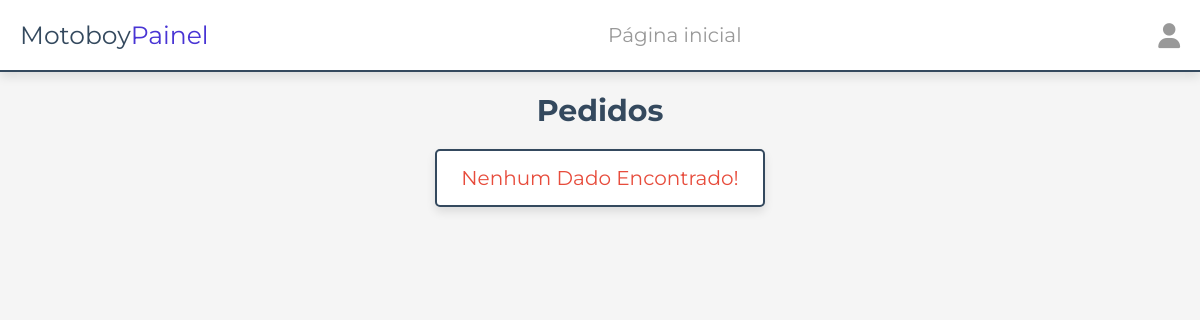
The app's page /motoboy/atender-pedido.php (signed in), older data.
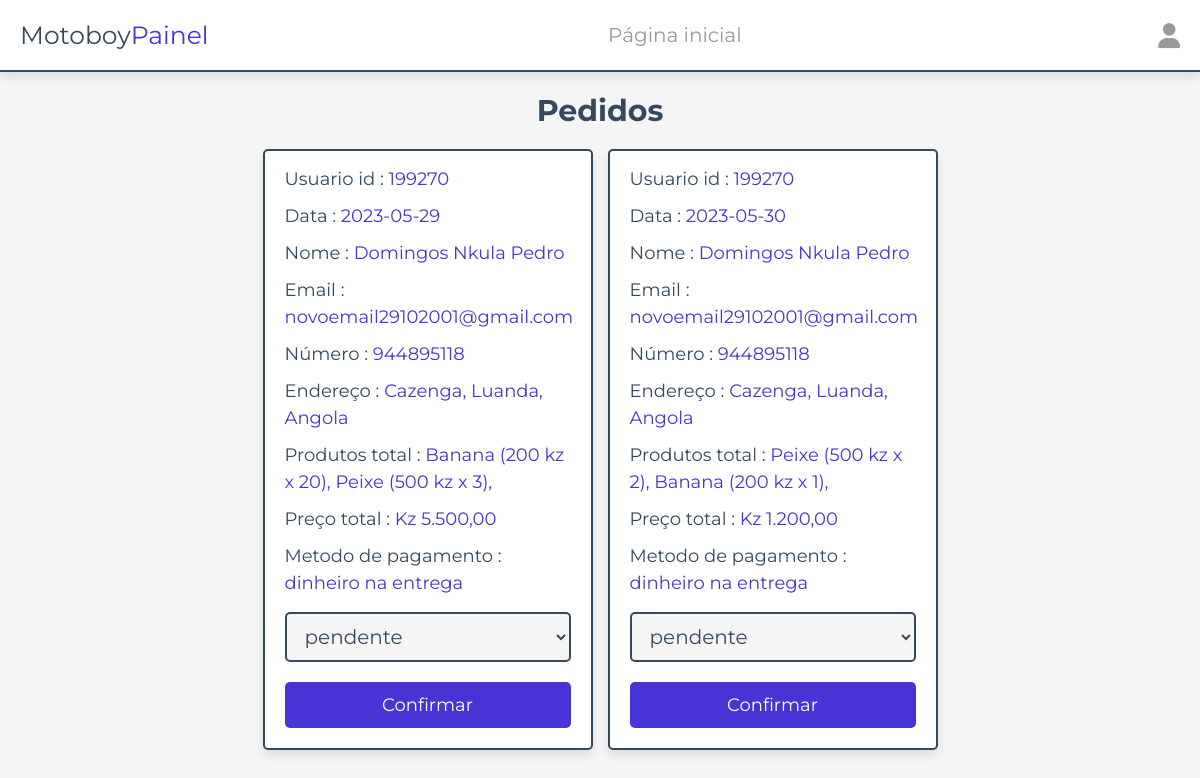
The same page, newer data.
### tables this page shows
CREATE TABLE `pedidos` (
  `id` varchar(255) NOT NULL,
  `user_id` int(100) NOT NULL,
  `nome` varchar(20) NOT NULL,
  `contacto` varchar(10) NOT NULL,
  `email` varchar(50) NOT NULL,
  `metodo` varchar(50) NOT NULL,
  `endereço` varchar(500) NOT NULL,
  `total_produtos` text NOT NULL,
  `total_preço` int(100) NOT NULL,
  `data` date NOT NULL DEFAULT current_timestamp(),
  `estado_pagamento` varchar(20) NOT NULL DEFAULT '1',
  `confirmacao_cliente` varchar(20) DEFAULT 'false',
  `confirmacao_motoboy` varchar(20) DEFAULT 'false',
  PRIMARY KEY (`id`)
);

### functions/pegarEstado.php (called while the page is built, shortened)
<?php
function pegarEstado($numero_do_estado){
    if($numero_do_estado == '1'):
        return "pendente";
    endif;
}

### motoboy/atender-pedido.php (the view, shortened to what this page needs)
<?php
include __DIR__ . './../components/connect.php';
include_once __DIR__ . './../functions/pegarEstado.php';
if(isset($_GET['filter'])){
   $id_filter = $_GET['filter'];
   if($id_filter == "all"){
      $sql = $conn->prepare("SELECT * FROM pedidos WHERE confirmacao_motoboy = ? AND estado_pagamento != ?");
      $sql->execute(['false', '0']);
      if($sql->rowCount() > 0){
         $dados_filtrados = $sql->fetchAll(PDO::FETCH_ASSOC);
      } else {
         $dados_filtrados = false;
      }
   }
} else {
      $sql = $conn->prepare("SELECT * FROM pedidos WHERE confirmacao_motoboy = ? AND estado_pagamento != ?");
      $sql->execute(['false', '0']);
   if($sql->rowCount() > 0){
      $dados_filtrados = $sql->fetchAll(PDO::FETCH_ASSOC);
   }
    else {
      $dados_filtrados = false;
   }
}
?>
<!DOCTYPE html>
<html lang="pt-br">
<head>
   <link rel="stylesheet" href="https://cdnjs.cloudflare.com/ajax/libs/font-awesome/6.1.1/css/all.min.css">
   <link rel="stylesheet" href="../css/admin_style.css">
</head>
<body>
<?php include '../components/motoboy_cabeçalho.php' ?>
<section class="placed-orders">
   <h1 class="heading">Pedidos</h1>
   <div class="box-container">
   <?php
      if(!$dados_filtrados):
         echo "<p class='empty'>Nenhum dado encontrado!</p>";
      else:
      foreach ($dados_filtrados as $dados):
         $all_produts = json_decode($dados['total_produtos'], true);
   ?>
   <div class="box">
      <p> Usuario id : <span><?= $dados['user_id']; ?></span> </p>
      <p> Data : <span><?= $dados['data']; ?></span> </p>
      <p> Nome : <span><?= $dados['nome']; ?></span> </p>
      <p> Email : <span><?= $dados['email']; ?></span> </p>
      <p> Número : <span><?= $dados['contacto']; ?></span> </p>
      <p> Endereço : <span><?= $dados['endereço']; ?></span> </p>
      <p> Produtos total : <span>
      <?php
            foreach($all_produts as $product):
               $produto = $product['pedido'];
               echo "{$produto['nome']} ({$produto['preco']} kz x {$produto['qntd']}), \n";
            endforeach;
      ?>
      </span> </p>
      <p> Preço total : <span>Kz <?= number_format($dados['total_preço'], 2, ",", ".") ; ?></span> </p>
      <p> Metodo de pagamento : <span><?= $dados['metodo']; ?></span> </p>
      <form action="<?= $_SERVER['PHP_SELF'] ?>" method="POST">
         <select <?= $dados['estado_pagamento'] == '0' ? 'disabled' : ''; ?> name="payment_status" class="drop-down">
            <option selected disabled value="false">
               <?= pegarEstado($dados['estado_pagamento']); ?>
            </option>
         </select>
         <div class="flex-btn">
            <?=
               $dados['estado_pagamento'] != '0'
                  ? "<input type='submit' value='Confirmar' class='btn' name='update_payment'>"
                  : '';
            ?>
         </div>
      </form>
   </div>
      <?php
         endforeach;
         endif;
      ?>
   </div>
</section>
</body>
</html>

### components/motoboy_cabeçalho.php (shortened to what this page needs)
<header class="header">
   <section class="flex">
      <a href="painel.php" class="logo">Motoboy<span>Painel</span></a>
      <nav class="navbar">
         <a href="painel.php">Página inicial</a>
      </nav>
      <div class="icons">
         <div id="user-btn" class="fas fa-user"></div>
      </div>
   </section>
</header>

### css/admin_style.css (style rules this page uses)
:root { --main-color:#4834d4; --red:#e74c3c; --orange:#f39c12; --black:#34495e; --white:#fff; --light-bg:#f5f5f5; --light-color:#999; --border:.2rem solid var(--black); --box-shadow:0 .5rem 1rem rgba(0,0,0,.1); }
* { font-family: 'Montserrat', sans-serif; margin:0; padding:0; box-sizing: border-box; text-decoration: none; outline: none; border:none; }
html { font-size: 62.5%; overflow-x: hidden; }
body { background-color: var(--light-bg); }
section { max-width: 1200px; margin:0 auto; padding:2rem; }
.btn, .delete-btn, .option-btn { display: block; margin-top: 1rem; border-radius: .5rem; cursor: pointer; width: 100%; font-size: 1.8rem; color:var(--white); padding:1.2rem 3rem; text-transform: capitalize; text-align: center; }
.btn { background-color: var(--main-color); }
.flex-btn { display: flex; gap:1rem; }
.heading { text-align: center; margin-bottom: 2rem; text-transform: capitalize; color:var(--black); font-size: 3rem; }
.header { position: sticky; top:0; left:0; right:0; background-color: var(--white); box-shadow: var(--box-shadow); z-index: 1000; border-bottom: var(--border); }
.header .flex { display: flex; align-items: center; justify-content: space-between; position: relative; }
.header .flex .logo { font-size: 2.5rem; color:var(--black); }
.header .flex .logo span { color:var(--main-color); }
.header .flex .navbar a { margin:0 1rem; font-size: 2rem; color:var(--light-color); }
.header .flex .icons > * { font-size: 2.5rem; cursor: pointer; color:var(--light-color); margin-left: 1.7rem; }
.placed-orders .box-container { display: grid; grid-template-columns: repeat(auto-fit, 33rem); gap:1.5rem; justify-content: center; align-items: flex-start; }
.placed-orders .box-container .box { background-color: var(--white); border-radius: .5rem; box-shadow: var(--box-shadow); border:var(--border); padding:2rem; padding-top: 1rem; }
.placed-orders .box-container .box p { padding: .5rem 0; line-height: 1.5; font-size: 1.8rem; color:var(--black); }
.placed-orders .box-container .box p span { color:var(--main-color); }
.placed-orders .box-container .box .drop-down { width: 100%; margin:1rem 0; background-color: var(--light-bg); padding:1rem 1.4rem; font-size: 2rem; color:var(--black); border:var(--border); border-radius: .5rem; }
.empty { border:var(--border); border-radius: .5rem; background-color: var(--white); padding:1.5rem; text-align: center; width: 100%; font-size: 2rem; text-transform: capitalize; color:var(--red); box-shadow: var(--box-shadow); }

Row changes from the older to the newer data that the page shows:
now on this page (row edited): pedidos: user "199270", data "2023-05-29", nome "Domingos Nkula Pedro", email "novoemail29102001@gmail.com", contacto "944895118", endereço "Cazenga, Luanda, Angola", nome "Banana", preco "200", qntd "20", nome "Peixe", preco "500", qntd "3", total_preço "5.500,00", metodo "dinheiro na entrega", payment_status "pendente"
now on this page (row edited): pedidos: user "199270", data "2023-05-30", nome "Domingos Nkula Pedro", email "novoemail29102001@gmail.com", contacto "944895118", endereço "Cazenga, Luanda, Angola", nome "Peixe", preco "500", qntd "2", nome "Banana", preco "200", qntd "1", total_preço "1.200,00", metodo "dinheiro na entrega", payment_status "pendente"
Text that changed along with them:
text no longer shown: "Nenhum Dado Encontrado!"
